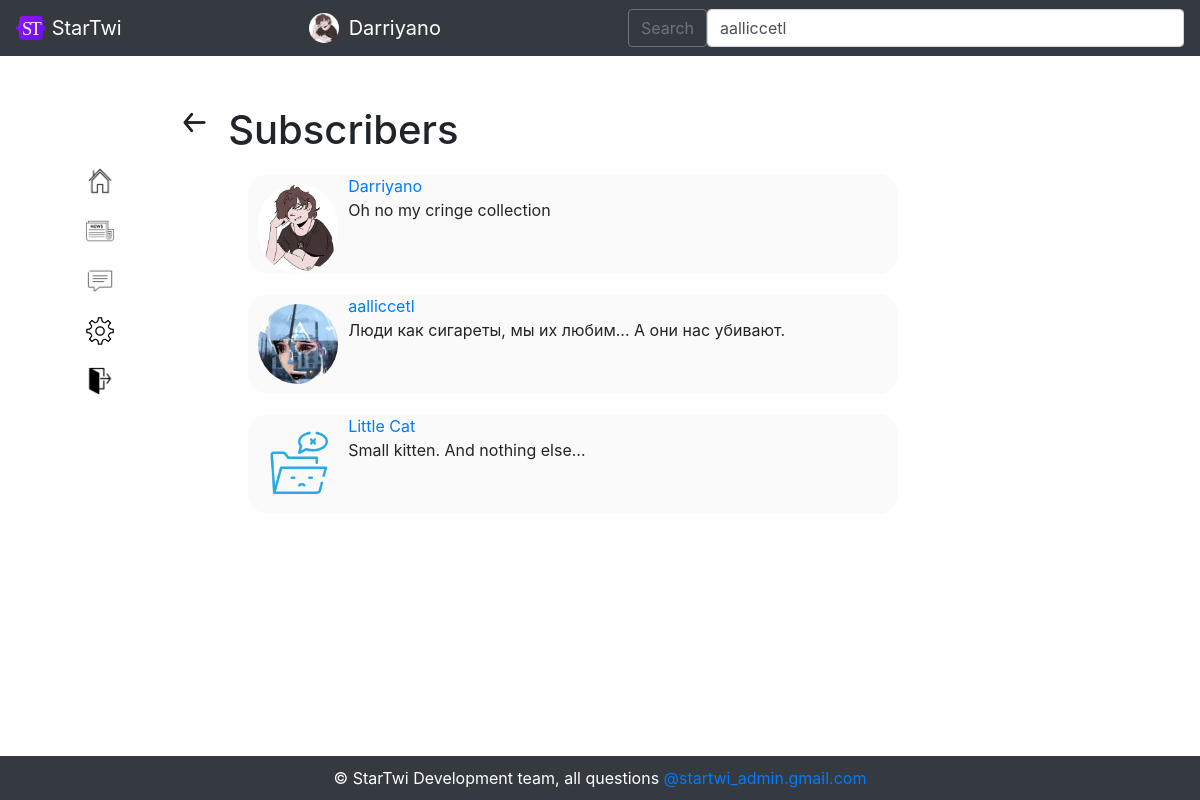
Screenshot of /followers/Jeffrey (signed in) with the database file from the repository.
### data/users.py (models this page shows, shortened)
class User(SqlAlchemyBase, UserMixin):
    __tablename__ = 'users'
    id = sqlalchemy.Column(sqlalchemy.Integer, primary_key=True, autoincrement=True)
    username = sqlalchemy.Column(sqlalchemy.String, unique=True, nullable=True)
    year_of_birth = sqlalchemy.Column(sqlalchemy.Integer, nullable=True)
    month_of_birth = sqlalchemy.Column(sqlalchemy.Integer, nullable=True)
    day_of_birth = sqlalchemy.Column(sqlalchemy.Integer, nullable=True)
    country = sqlalchemy.Column(sqlalchemy.String, nullable=True)
    email = sqlalchemy.Column(sqlalchemy.String, unique=True, nullable=True)
    hashed_password = sqlalchemy.Column(sqlalchemy.String, nullable=True)
    modified_date = sqlalchemy.Column(sqlalchemy.DateTime, default=datetime.datetime.now())
    photo = sqlalchemy.Column(sqlalchemy.String, unique=True, nullable=True)
    about_me = sqlalchemy.Column(sqlalchemy.String, unique=True, nullable=True)
    followers = sqlalchemy.Column(sqlalchemy.String, nullable=True, default=' ')
    following = sqlalchemy.Column(sqlalchemy.String, nullable=True, default=' ')
    restrict = sqlalchemy.Column(sqlalchemy.Boolean, nullable=True, default=False)
    blacklist = sqlalchemy.Column(sqlalchemy.String, nullable=True, default=' ')

### main.py (the view)
@app.route('/followers/<username>', methods=['GET', 'POST'])
@login_required
def followers(username):
    db_sess = db_session.create_session()
    user = db_sess.query(User).filter(User.username == username).first()
    if not user:
        abort(404)
    return render_template('followers.html', title='', user=user,
                           url_for=url_for, userlist=get_userlist(),
                           css_file=url_for('static', filename='css/style.css'),
                           str=str, db_sess_query_user=db_sess.query(User), user_class=User)

### data/db_session.py (called while the page is built)
def create_session() -> Session:
    global __factory
    return __factory()

### main.py (called while the page is built)
@login_manager.user_loader
def load_user(user_id):
    db_sess = db_session.create_session()
    return db_sess.query(User).get(user_id)

def get_userlist():
    return sorted(db_session.create_session().query(User).filter(User.username != current_user.username),
                  key=lambda x: [0 if str(x.id) in current_user.following.split(', ') else 1,
                                 - len(list(set(current_user.following.split(', ')) & set(
                                     x.following.split(', ')))),
                                 - len(list(set(current_user.followers.split(', ')) & set(
                                     x.followers.split(', ')))),
                                 x.username])

### templates/followers.html
{% extends "base_logged_in.html" %}
{% block content %}
<a href="/account/{{ user.username }}" class="settingsback"><img src="{{ url_for('static', filename='img/back.png') }}" width="33px"></a>
<div class="followers_list" style="margin: 50px;">
    <p>
        <h1>Subscribers</h1>
    </p>
    {% if user.followers.split(', ') |length != 1 %}
        {% for id in user.followers.split(', ') %}
        {% set subscribed_user = db_sess_query_user.filter(user_class.id == id).first() %}
            {% if subscribed_user %}
                <div class="itsme">
                    <img src="{{ url_for('static', filename='img/' + subscribed_user.photo) }}" class="round">
                    <a href="/account/{{ subscribed_user.username }}">{{ subscribed_user.username }}</a>
                    <p>{{ subscribed_user.about_me}}</p>
                </div>
            {% endif %}
        {% endfor %}
    {% else %}
        <p>no subscribers</p>
    {% endif %}
</div>
{% endblock %}

### templates/base_logged_in.html (shortened to what this page needs)
<!DOCTYPE html>
<html lang="en">
<head>
    <link rel="stylesheet"
          href="https://stackpath.bootstrapcdn.com/bootstrap/4.4.1/css/bootstrap.min.css"
>
    <link href="http://rawgithub.com/indrimuska/jquery-editable-select/master/dist/jquery-editable-select.min.css" rel="stylesheet">
    <link rel="stylesheet" type="text/css" href={{ css_file }}>
</head>
<body>
    <header>
        <nav class="navbar navbar-dark bg-dark">
            <a class="navbar-brand" href="#">
                <img src="/static/img/startwi-logo.svg" alt="" width="30" height="24" class="d-inline-block align-text-top">
                StarTwi
            </a>
            <a href="/account/{{ current_user.username }}" style="text-decoration: none;" class="navbar-brand">
                <img src="{{ url_for('static', filename='img/' + current_user.photo) }}" alt="" width="30" height="30" class="icon" style="margin: 0px; margin-right: 10px;">
                {{ current_user.username }}</a>
            <form class="d-flex" method="post" id="sample_form" name="sample_form">
                <button class="btn btn-outline-secondary" type="submit" name="Save" id="save">Search</button>
                <select name="users" id="users" class="form-control me-2" type="search" placeholder="Search" aria-label="Search">
                    {% for found_user in userlist %}
                        {% if found_user %}
                            <option>{{ found_user.username }}</option>
                        {% endif %}
                    {% endfor %}
               </select>
      </form>
    </nav>
    </header>
    <main role="main" class="container">
        <div style="float:left;">
            <ul style="list-style-type: none;">
                <li><a href="/account/{{ current_user.username }}"><img src="{{ url_for('static', filename='img/home_icon.png') }}" style="width:30px; margin-top:60px;"></a></li>
                <li><a href="/newstape"><img src="{{ url_for('static', filename='img/news_icon.png') }}" style="width:30px; margin-top:20px;"></a></li>
                <li><a href="/chats"><img src="{{ url_for('static', filename='img/messenger_icon.png') }}" style="width:30px; margin-top:20px;"></a></li>
                <li><a href="/account_settings/{{ current_user.username }}"><img src="{{ url_for('static', filename='img/settings.png') }}" style="width:30px; margin-top:20px;"></a></li>
                <li><a href="/logout"><img src="{{ url_for('static', filename='img/exit-icon.png') }}" style="width:30px; margin-top:20px;"></a></li>
            </ul>
        </div>
        <div style="margin-left: 12%">
            {% block content %}{% endblock %}
        </div>
          <div class="footer">
      &copy; StarTwi Development team, all questions <a href="mailto:dashastepanova1901@mail.ru">@startwi_admin.gmail.com</a>
  </div>
    </main>
</body>
</html>

### static/css/style.css (style rules this page uses)
.itsme { background-color: #fafafa; border-radius: 20px; height: 100px; width: 650px; margin: 20px; }
.round { width: 80px; border-radius: 80px; float: left; margin: 10px; font-size: 27px; }
.icon { width: 30px; border-radius: 30px; float: left; margin: 20px; font-size: 27px; }
.settingsback { margin-bottom: 0px; float:left; position: absolute; }

### templates/base_logged_in.html (style rules this page uses)
.footer { position: fixed; left: 0; bottom: 0; padding: 10px; background: #343a40; color: #ffffff; width: 100%; text-align: center; }

### rows the page displays
User: photo (picture), username "Darriyano", username "Darriyano", about_me "Oh no my cringe collection"
User: photo (picture), username "aalliccetl", about_me "Люди как сигареты, мы их любим... А они нас убивают."
User: photo (picture), username "Little Cat", about_me "Small kitten. And nothing else..."

### other values shown
form field users "aalliccetl"
